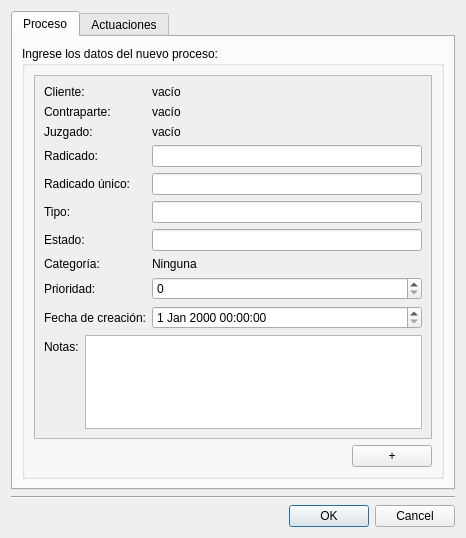
<?xml version="1.0" encoding="UTF-8"?>
<ui version="4.0">
 <class>NuevoProceso</class>
 <widget class="QDialog" name="NuevoProceso">
  <property name="geometry">
   <rect>
    <x>0</x>
    <y>0</y>
    <width>466</width>
    <height>538</height>
   </rect>
  </property>
  <property name="windowTitle">
   <string>Nuevo proceso</string>
  </property>
  <layout class="QGridLayout" name="gridLayout_2">
   <item row="2" column="0">
    <widget class="QDialogButtonBox" name="buttonBox">
     <property name="orientation">
      <enum>Qt::Horizontal</enum>
     </property>
     <property name="standardButtons">
      <set>QDialogButtonBox::Cancel|QDialogButtonBox::Ok</set>
     </property>
    </widget>
   </item>
   <item row="1" column="0">
    <widget class="Line" name="line">
     <property name="orientation">
      <enum>Qt::Horizontal</enum>
     </property>
    </widget>
   </item>
   <item row="0" column="0">
    <widget class="QTabWidget" name="tabWidget">
     <property name="tabShape">
      <enum>QTabWidget::Rounded</enum>
     </property>
     <property name="currentIndex">
      <number>0</number>
     </property>
     <property name="movable">
      <bool>true</bool>
     </property>
     <widget class="QWidget" name="Proceso">
      <attribute name="title">
       <string>Proceso</string>
      </attribute>
      <layout class="QGridLayout" name="gridLayout_3">
       <item row="0" column="0">
        <widget class="QGroupBox" name="groupBox">
         <property name="title">
          <string>Ingrese los datos del nuevo proceso:</string>
         </property>
         <layout class="QVBoxLayout" name="verticalLayout_2">
          <item>
           <widget class="QScrollArea" name="scrollArea_2">
            <property name="widgetResizable">
             <bool>true</bool>
            </property>
            <widget class="QWidget" name="scrollAreaWidgetContents_2">
             <property name="geometry">
              <rect>
               <x>0</x>
               <y>0</y>
               <width>349</width>
               <height>400</height>
              </rect>
             </property>
             <layout class="QVBoxLayout" name="verticalLayout_3">
              <item>
               <layout class="QFormLayout" name="formLayout">
                <item row="0" column="0">
                 <widget class="QLabel" name="label">
                  <property name="text">
                   <string>Cliente:</string>
                  </property>
                 </widget>
                </item>
                <item row="1" column="0">
                 <widget class="QLabel" name="label_2">
                  <property name="text">
                   <string>Contraparte:</string>
                  </property>
                 </widget>
                </item>
                <item row="2" column="0">
                 <widget class="QLabel" name="label_3">
                  <property name="text">
                   <string>Juzgado:</string>
                  </property>
                 </widget>
                </item>
                <item row="3" column="0">
                 <widget class="QLabel" name="label_4">
                  <property name="text">
                   <string>Radicado:</string>
                  </property>
                 </widget>
                </item>
                <item row="4" column="0">
                 <widget class="QLabel" name="label_5">
                  <property name="text">
                   <string>Radicado único:</string>
                  </property>
                 </widget>
                </item>
                <item row="5" column="0">
                 <widget class="QLabel" name="label_6">
                  <property name="text">
                   <string>Tipo:</string>
                  </property>
                 </widget>
                </item>
                <item row="6" column="0">
                 <widget class="QLabel" name="label_7">
                  <property name="text">
                   <string>Estado:</string>
                  </property>
                 </widget>
                </item>
                <item row="7" column="0">
                 <widget class="QLabel" name="label_8">
                  <property name="text">
                   <string>Categoría:</string>
                  </property>
                 </widget>
                </item>
                <item row="8" column="0">
                 <widget class="QLabel" name="label_9">
                  <property name="text">
                   <string>Prioridad:</string>
                  </property>
                 </widget>
                </item>
                <item row="9" column="0">
                 <widget class="QLabel" name="label_10">
                  <property name="text">
                   <string>Fecha de creación:</string>
                  </property>
                 </widget>
                </item>
                <item row="0" column="1">
                 <widget class="QLabel" name="lblDemandante">
                  <property name="cursor">
                   <cursorShape>PointingHandCursor</cursorShape>
                  </property>
                  <property name="focusPolicy">
                   <enum>Qt::ClickFocus</enum>
                  </property>
                  <property name="contextMenuPolicy">
                   <enum>Qt::ActionsContextMenu</enum>
                  </property>
                  <property name="toolTip">
                   <string>Click derecho para más opciones</string>
                  </property>
                  <property name="statusTip">
                   <string/>
                  </property>
                  <property name="text">
                   <string>vacío</string>
                  </property>
                 </widget>
                </item>
                <item row="1" column="1">
                 <widget class="QLabel" name="lblDemandado">
                  <property name="cursor">
                   <cursorShape>PointingHandCursor</cursorShape>
                  </property>
                  <property name="focusPolicy">
                   <enum>Qt::ClickFocus</enum>
                  </property>
                  <property name="contextMenuPolicy">
                   <enum>Qt::ActionsContextMenu</enum>
                  </property>
                  <property name="toolTip">
                   <string>Click derecho para más opciones</string>
                  </property>
                  <property name="text">
                   <string>vacío</string>
                  </property>
                 </widget>
                </item>
                <item row="2" column="1">
                 <widget class="QLabel" name="lblJuzgado">
                  <property name="cursor">
                   <cursorShape>PointingHandCursor</cursorShape>
                  </property>
                  <property name="focusPolicy">
                   <enum>Qt::ClickFocus</enum>
                  </property>
                  <property name="contextMenuPolicy">
                   <enum>Qt::ActionsContextMenu</enum>
                  </property>
                  <property name="toolTip">
                   <string>Click derecho para más opciones</string>
                  </property>
                  <property name="text">
                   <string>vacío</string>
                  </property>
                 </widget>
                </item>
                <item row="3" column="1">
                 <widget class="QLineEdit" name="txtRadicado"/>
                </item>
                <item row="4" column="1">
                 <widget class="QLineEdit" name="txtRadicadoUnico"/>
                </item>
                <item row="5" column="1">
                 <widget class="QLineEdit" name="txtTipo"/>
                </item>
                <item row="6" column="1">
                 <widget class="QLineEdit" name="txtEstado"/>
                </item>
                <item row="7" column="1">
                 <widget class="QLabel" name="lblCategoria">
                  <property name="cursor">
                   <cursorShape>PointingHandCursor</cursorShape>
                  </property>
                  <property name="focusPolicy">
                   <enum>Qt::ClickFocus</enum>
                  </property>
                  <property name="contextMenuPolicy">
                   <enum>Qt::ActionsContextMenu</enum>
                  </property>
                  <property name="toolTip">
                   <string>Click derecho para más opciones</string>
                  </property>
                  <property name="text">
                   <string>Ninguna</string>
                  </property>
                 </widget>
                </item>
                <item row="8" column="1">
                 <widget class="QSpinBox" name="sbPrioridad"/>
                </item>
                <item row="9" column="1">
                 <widget class="QDateTimeEdit" name="dteFecha"/>
                </item>
               </layout>
              </item>
              <item>
               <layout class="QFormLayout" name="formLayout_2">
                <item row="0" column="0">
                 <widget class="QLabel" name="label_11">
                  <property name="text">
                   <string>Notas:</string>
                  </property>
                 </widget>
                </item>
                <item row="0" column="1">
                 <widget class="QTextEdit" name="txtNotas"/>
                </item>
               </layout>
              </item>
             </layout>
            </widget>
           </widget>
          </item>
          <item>
           <widget class="QPushButton" name="btnAdd">
            <property name="sizePolicy">
             <sizepolicy hsizetype="Fixed" vsizetype="Fixed">
              <horstretch>0</horstretch>
              <verstretch>0</verstretch>
             </sizepolicy>
            </property>
            <property name="toolTip">
             <string>Agregar un campo personalizado</string>
            </property>
            <property name="layoutDirection">
             <enum>Qt::RightToLeft</enum>
            </property>
            <property name="text">
             <string>+</string>
            </property>
           </widget>
          </item>
         </layout>
        </widget>
       </item>
      </layout>
     </widget>
     <widget class="QWidget" name="Actuaciones">
      <attribute name="title">
       <string>Actuaciones</string>
      </attribute>
      <layout class="QGridLayout" name="gridLayout_4">
       <item row="0" column="0">
        <widget class="QScrollArea" name="scrollArea">
         <property name="widgetResizable">
          <bool>true</bool>
         </property>
         <widget class="QWidget" name="scrollAreaWidgetContents">
          <property name="geometry">
           <rect>
            <x>0</x>
            <y>0</y>
            <width>394</width>
            <height>370</height>
           </rect>
          </property>
          <layout class="QGridLayout" name="gridLayout_5">
           <item row="0" column="0">
            <layout class="QVBoxLayout" name="verticalLayout"/>
           </item>
          </layout>
         </widget>
        </widget>
       </item>
       <item row="1" column="0">
        <widget class="QPushButton" name="btnAdd_2">
         <property name="sizePolicy">
          <sizepolicy hsizetype="Fixed" vsizetype="Fixed">
           <horstretch>0</horstretch>
           <verstretch>0</verstretch>
          </sizepolicy>
         </property>
         <property name="toolTip">
          <string>Agregar una actuación</string>
         </property>
         <property name="layoutDirection">
          <enum>Qt::RightToLeft</enum>
         </property>
         <property name="text">
          <string>+</string>
         </property>
        </widget>
       </item>
      </layout>
     </widget>
    </widget>
   </item>
  </layout>
 </widget>
 <resources/>
 <connections>
  <connection>
   <sender>buttonBox</sender>
   <signal>accepted()</signal>
   <receiver>NuevoProceso</receiver>
   <slot>accept()</slot>
   <hints>
    <hint type="sourcelabel">
     <x>248</x>
     <y>254</y>
    </hint>
    <hint type="destinationlabel">
     <x>157</x>
     <y>274</y>
    </hint>
   </hints>
  </connection>
  <connection>
   <sender>buttonBox</sender>
   <signal>rejected()</signal>
   <receiver>NuevoProceso</receiver>
   <slot>reject()</slot>
   <hints>
    <hint type="sourcelabel">
     <x>316</x>
     <y>260</y>
    </hint>
    <hint type="destinationlabel">
     <x>286</x>
     <y>274</y>
    </hint>
   </hints>
  </connection>
 </connections>
</ui>
